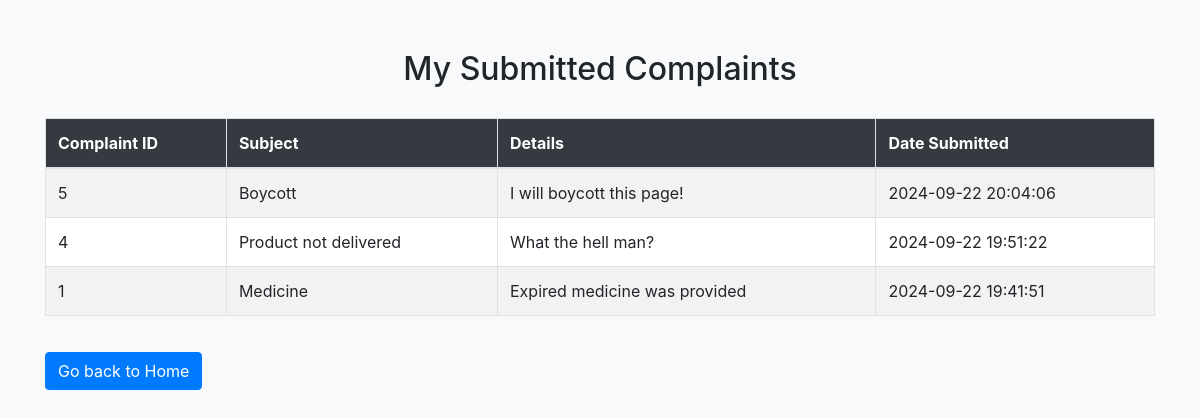
Page /complaint.php (signed in) on the committed database.
### tables this page shows
CREATE TABLE `complaints` (
  `complaint_id` int(11) NOT NULL,
  `user_id` int(11) DEFAULT NULL,
  `complaint_subject` varchar(255) DEFAULT NULL,
  `complaint_details` text DEFAULT NULL,
  `complaint_date` timestamp NOT NULL DEFAULT current_timestamp()
);

### includes/functions.php (called while the page is built, shortened)
<?php
require_once('connection.php');
function query($query)
{
    global $connection;
    $run = mysqli_query($connection, $query);
    if ($run) {
        while ($row = $run->fetch_assoc()) {
            $data[] = $row;
        }
        if (!empty($data)) {
            return $data;
        } else {
            return "";
        }
    } else {
        return 0;
    }
}
function get_user_complaints($user_id)
{
    $query = "SELECT * FROM complaints WHERE user_id = '$user_id' ORDER BY complaint_date DESC";
    return query($query);
}

### complaint.php (the view, shortened to what this page needs)
<?php
require_once('includes/functions.php');
$user_id = $_SESSION['user_id'];
$complaints = get_user_complaints($user_id);
?>
<!DOCTYPE html>
<html lang="en">
<head>
    <link href="https://stackpath.bootstrapcdn.com/bootstrap/4.5.2/css/bootstrap.min.css" rel="stylesheet">
</head>
<body>
    <div class="container">
        <h2 class="text-center">My Submitted Complaints</h2>
        <?php if (!empty($complaints)) : ?>
            <table class="table table-striped table-bordered">
                <thead>
                    <tr>
                        <th>Complaint ID</th>
                        <th>Subject</th>
                        <th>Details</th>
                        <th>Date Submitted</th>
                    </tr>
                </thead>
                <tbody>
                    <?php foreach ($complaints as $complaint) : ?>
                        <tr>
                            <td><?php echo $complaint['complaint_id']; ?></td>
                            <td><?php echo $complaint['complaint_subject']; ?></td>
                            <td><?php echo $complaint['complaint_details']; ?></td>
                            <td><?php echo $complaint['complaint_date']; ?></td>
                        </tr>
                    <?php endforeach; ?>
                </tbody>
            </table>
        <?php else : ?>
            <div class="alert alert-info text-center">
                You have not submitted any complaints yet.
            </div>
        <?php endif; ?>
        <a href="index.php" class="btn btn-primary btn-home">Go back to Home</a>
    </div>
</body>
</html>

### complaint.php (style rules this page uses)
body { background-color: #f8f9fa; }
.container { margin-top: 50px; }
h2 { margin-bottom: 30px; }
.table { background-color: white; border-radius: 5px; }
.table thead { background-color: #343a40; color: white; }
.btn-home { margin-top: 20px; }

### rows in the picture
complaints: complaint_id "5", complaint_subject "Boycott", complaint_details "I will boycott this page!", complaint_date "2024-09-22 20:04:06"
complaints: complaint_id "4", complaint_subject "Product not delivered", complaint_details "What the hell man?", complaint_date "2024-09-22 19:51:22"
complaints: complaint_id "1", complaint_subject "Medicine", complaint_details "Expired medicine was provided", complaint_date "2024-09-22 19:41:51"
